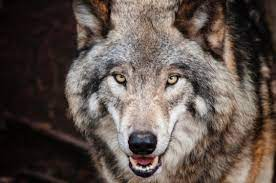
#> input picture A01.jfif, 276 x 183 px
$ jupyter execute 'Read, write and show with project.ipynb'
#> lines starting #> are read from the running program, lines starting #| are printed output that depends on the picture; pictures that were not available may be replaced by others from this repository, and a replacement may not be noted
[cell 1]
import cv2

[cell 2]
#this is for colour image
img1 = cv2.imread("sneh.jpeg",1)
print(img1)
#| None
cv2.imshow("img1",img1)
cv2.waitKey(3000)
cv2.destroyAllWindows()

[cell 3]
#this is for grey image
img2 = cv2.imread("sneh.jpeg",0)
print(img2)
#| None
cv2.imshow("img2",img2)
cv2.waitKey()  # for wait image on display
cv2.destroyAllWindows() # delete from ide memory

[cell 4]
#project


# image input from user and convert into grey scale,also save on local memory


img = input(r"Enter the image path from uploaded file:::")
#> the answer given: A01.jfif
print("You enter this ::::",img)

img11 = cv2.imread(img,0)
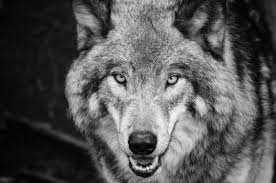
#> img11: shape (183, 276); min 0, max 252, mean 84.2
print(img11)
#> (printed output is left out)
cv2.imshow("img11",img11)

store = cv2.waitKey(0)
#> (key q is pressed here)
if store == ord("s"):
    cv2.imwrite("C:\\Users\\Mukesh\\Desktop\\image processing\\out.jpeg",img11)
else:
    cv2.destroyAllWindows()

[cell 5]
img = cv2.imread("sneh.jpeg")
img=cv2.flip(img,-1)
cv2.imshow("sneh",img)
cv2.waitKey()  # for wait image on display
cv2.destroyAllWindows() # delete from ide memory

[cell 6]
#Video read and write

[cell 7]
import cv2

[cell 8]
cap = cv2.VideoCapture("video.mp4")
print("video",cap)

while True:    #number of image run conti...
    ret,frame = cap.read()
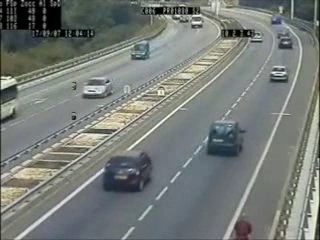
#> input picture frame 75 of E02.avi, 320 x 240 px, given in place of video.mp4, which was not available
#> frame is the input picture: shape (240, 320, 3); mean B, G, R 120, 123.9, 118.8
    frame = cv2.resize(frame,(600,400))
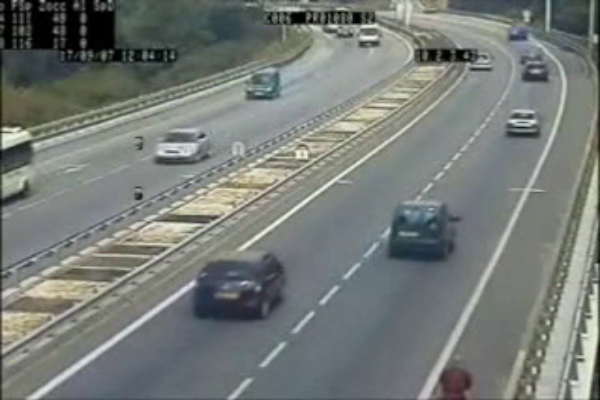
#> frame: shape (400, 600, 3); mean B, G, R 119.9, 123.8, 118.7
    convert = cv2.cvtColor(frame,cv2.COLOR_BGR2GRAY)
    cv2.imshow("frame",frame)
    cv2.imshow("convert",convert)
    wait = cv2.waitKey(25)   # 0 means stable and 25 means clip run upto 25 sec..
#> (key q is pressed here)
    if wait == ord("q"):
        break
cap.release()
cv2.destroyAllWindows()

[cell 9]
# capture video from webcam and save in memory

cap = cv2.VideoCapture(0,cv2.CAP_DSHOW)

#convert a formate of video
fourcc = cv2.VideoWriter_fourcc(*"XVID")
#name and size and resolution
output = cv2.VideoWriter("C:\\Users\\Mukesh\\Desktop\\image processing\\videooutput.mp4",fourcc,20.0,(600,400),0)

print(cap)
while cap.isOpened():    #number of image run conti...
    ret,frame = cap.read()
    if ret ==True:
        convert = cv2.cvtColor(frame,cv2.COLOR_BGR2GRAY)
#> convert: shape (240, 320)
        cv2.imshow("frame",frame)
        cv2.imshow("convert",convert)
        output.write(convert)
        wait = cv2.waitKey(25)   # 0 means stable and 25 means clip run upto 25 sec..
#> (key q is pressed here)
        if wait == ord("q"):
            break
cap.release()
output.release()
cv2.destroyAllWindows()
